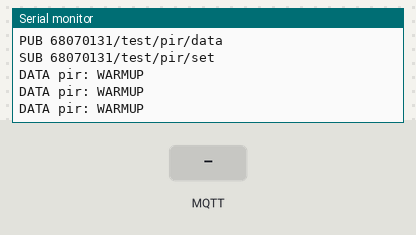
The sketch below on a simulated Arduino Uno R4 WiFi. On the bench: the last lines printed to the serial monitor. The inputs (shaded band) are chosen by the test bench. WiFi joins after 1.5 s; servers stay silent unless stated; no MQTT or app messages arrive unless stated.

Above: at 2.7 s.
2.8 s: MQTT message "PING" arrives on the first subscribed topic
At 5.36 s:
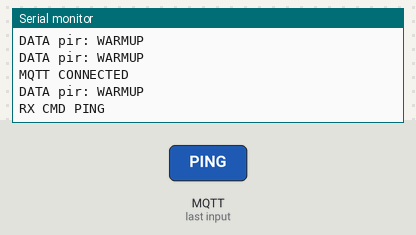
5.8 s: MQTT message "READ" arrives on the first subscribed topic
At 5.98 s:
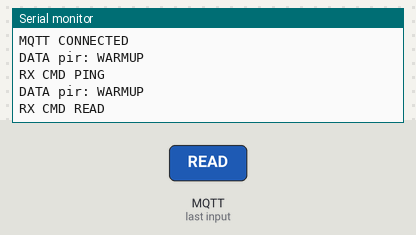
7.3 s: MQTT message "1" arrives on the first subscribed topic
At 7.48 s:
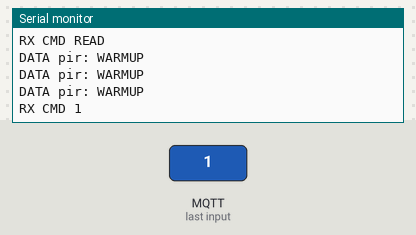
8.8 s: MQTT message "on" arrives on the first subscribed topic
At 8.98 s:
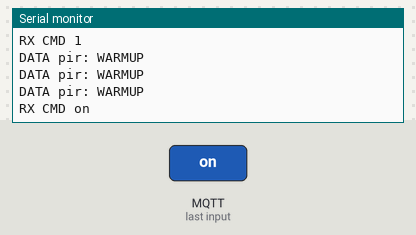
10.3 s: MQTT message "off" arrives on the first subscribed topic
At 10.48 s:
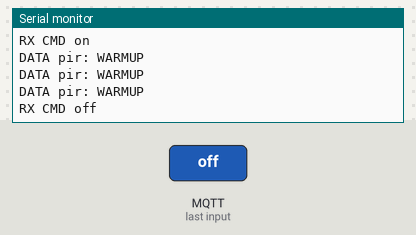

The sketch:

10_pir.ino
```cpp
/*
============================================================================
 TEST: PIR HC-SR501
 จุดประสงค์: ตรวจเหตุการณ์เคลื่อนไหว ไม่สามารถยืนยันว่ามีคนนั่งนิ่งอยู่
 การต่อสายอุปกรณ์ (ทดสอบทีละ Sketch ไม่ใช่ต่อทุกตัวพร้อมกัน):
  - VCC → 5V, GND → GND, OUT → D2
  - ตรวจแรงดัน OUT ตามบอร์ด PIR และรอ Warm-up
 คาดหวัง: ช่วงเริ่มต้น WARMUP แล้วเมื่อขยับมือใกล้เซนเซอร์แสดง MOTION
 Serial Monitor: 115200 baud
 ไลบรารี: WiFiS3 (Arduino UNO R4 WiFi Core), MQTT by 256dpi
 หากไม่ต่ออินเทอร์เน็ต ยังต้องเห็นการอ่านค่าที่ Serial Monitor
 ใช้ Broker TCP 1883 สำหรับห้อง LAB เท่านั้น ไม่มี TLS
============================================================================
*/
#include <WiFiS3.h>      // Wi-Fi ในบอร์ด UNO R4 WiFi
#include <MQTTClient.h>  // MQTTClient by 256dpi สำหรับ Publish/Subscribe
#include <math.h>        // สูตรเซนเซอร์และ isnan()


// =============== ส่วน 1: เครือข่าย เปลี่ยนตรงนี้ ============================
const char WIFI_SSID[] = "EDOK";                // <<< แก้ชื่อ Wi-Fi ตรงนี้
const char WIFI_PASS[] = "1234567890";          // <<< แก้รหัส Wi-Fi ตรงนี้
const char MQTT_HOST[] = "phycom.it.kmitl.ac.th"; // <<< แก้ Broker ตรงนี้
const int MQTT_PORT = 1883;                    // <<< แก้ Port ตรงนี้
// =============== ส่วน 2: Topic เปลี่ยนตรงนี้ ================================
// TOPIC_DATA = Arduino Publish ข้อมูล → เว็บ Subscribe รับข้อมูล
// TOPIC_SET = เว็บ Publish คำสั่ง → Arduino Subscribe รับคำสั่ง
// TOPIC_STATUS = Arduino Publish ผลคำสั่ง/ONLINE → เว็บ Subscribe
// เมื่อเปลี่ยน Topic ฝั่งเว็บและ MQTT Client ต้องแก้ให้ตรงทุกตัวอักษร
const char TOPIC_DATA[] = "68070131/test/pir/data"; // <<< เปลี่ยน Topic ส่งค่าตรงนี้
const char TOPIC_SET[] = "68070131/test/pir/set"; // <<< เปลี่ยน Topic รับคำสั่งตรงนี้
const char TOPIC_STATUS[] = "68070131/test/pir/status"; // <<< เปลี่ยน Topic สถานะตรงนี้

// =============== ส่วน 3: ตัวแปรสำหรับ Network และ Sensor ===================
WiFiClient wifiClient;             // TCP Client สำหรับ MQTT
MQTTClient mqtt(512);             // ขนาด Buffer 512 bytes
String clientId;                  // รหัสบอร์ดต้องไม่ชนเครื่องอื่น
unsigned long lastWiFiTry=0;      // เวลาลองเชื่อม Wi-Fi ล่าสุด
unsigned long lastMqttTry=0;      // เวลาลองเชื่อม MQTT ล่าสุด
unsigned long lastRead=0;         // เวลาอ่านเซนเซอร์ล่าสุด
const unsigned long READ_MS=500UL; // <<< ช่วงอ่านค่า ms; DHT ต้อง >=2000
bool pendingAck=false;            // มีข้อความตอบรับที่รอ Publish
String responseText="";           // ACK ตอบกลับเว็บ


// =============== ส่วน 4: ฟังก์ชันอ่านอุปกรณ์ ================================
void setupDevice(){
  pinMode(2,INPUT); // กำหนด INPUT/OUTPUT และ ADC ตามเซนเซอร์
}
String readDevice(){
  if(millis()<30000UL)return "WARMUP";return digitalRead(2)==HIGH?"MOTION":"NO_MOTION"; // แปลงค่าที่วัดได้เป็นข้อความสำหรับ Serial + MQTT
}

// =============== ส่วน 5: รับคำสั่ง MQTT ====================================
void onMessage(String &topic,String &message){
  if(topic!=TOPIC_SET)return;     // ป้องกันคำสั่งจาก Topic อื่น
  message.trim();                 // เอาช่องว่างหัว/ท้ายออก
  if(message=="PING")responseText="PONG"; // ทดสอบส่งจากเว็บกลับบอร์ด
  else if(message=="READ")responseText="OK:READ"; // รับคำสั่งทดสอบ
  else responseText="ERROR:COMMAND";  // ไม่รับคำสั่งที่ไม่ได้ระบุไว้
  pendingAck=true;                // ค่อย Publish ใน loop ไม่ส่งใน Callback
  Serial.println(String("RX CMD ")+message);
}

// =============== ส่วน 6: ดูแล Wi-Fi / MQTT ================================
void networkTick(){
  unsigned long now=millis();     // เวลาปัจจุบัน ms
  if(WiFi.status()!=WL_CONNECTED){
    if(now-lastWiFiTry>=10000UL){ // ลองต่อใหม่ไม่เกินทุก 10 วินาที
      lastWiFiTry=now;
      WiFi.begin(WIFI_SSID,WIFI_PASS);
    }
    return;                      // ไม่ให้เครือข่ายบล็อกการอ่าน Sensor
  }
  if(!mqtt.connected()){
    if(now-lastMqttTry>=5000UL){
      lastMqttTry=now;
      if(mqtt.connect(clientId.c_str())){
        mqtt.subscribe(TOPIC_SET); // <<< Subscribe คำสั่งบน Topic นี้
        mqtt.publish(TOPIC_STATUS,"ONLINE"); // <<< แจ้งว่าต่อ Broker ได้
        Serial.println("MQTT CONNECTED");
      }
    }
    return;
  }
  mqtt.loop();                    // สำคัญ: รับคำสั่งและรักษา Keepalive
  if(pendingAck&&mqtt.publish(TOPIC_STATUS,responseText)){
    pendingAck=false;             // ล้าง ACK เฉพาะเมื่อส่งสำเร็จ
  }
}

// =============== ส่วน 7: ตั้งค่าตอนเปิดบอร์ด ================================
void setup(){
  Serial.begin(115200);           // ดูค่า Sensor ด้วย Serial Monitor 115200
  setupDevice();                  // เตรียมขาต่อจริง
  WiFi.begin(WIFI_SSID,WIFI_PASS); // เริ่มต่อ Wi-Fi; Serial ยังแสดงค่าได้แม้เน็ตหลุด
  byte mac[6]={0};                // Buffer MAC 6 ไบต์ของ UNO R4
  WiFi.macAddress(mac);           // สร้าง client ID เฉพาะบอร์ด
  clientId="test-pir-";
  for(byte i=0;i<6;i++){if(mac[i]<16)clientId+="0";clientId+=String(mac[i],HEX);}
  mqtt.begin(MQTT_HOST,MQTT_PORT,wifiClient);
  mqtt.onMessage(onMessage);      // กำหนดฟังก์ชันรับ /set
  Serial.println(String("TEST: PIR HC-SR501"));
  Serial.println(String("PUB ")+TOPIC_DATA);
  Serial.println(String("SUB ")+TOPIC_SET);
}

// =============== ส่วน 8: วนอ่านและส่งขึ้นเว็บ ===============================
void loop(){
  networkTick();                  // ดูแล MQTT โดยไม่ต้องรอ Wi-Fi เพื่อวัด Sensor
  if(millis()-lastRead<READ_MS)return;
  lastRead=millis();              // นับช่วงเวลาอ่านค่า
  String value=readDevice();      // อ่านจากขาที่ต่อจริง
  if(value.length()==0)return;   // เซนเซอร์ไม่มีข้อมูลใหม่ ไม่จำเป็นต้องส่ง
  Serial.println(String("DATA pir: ")+value);
  if(mqtt.connected())mqtt.publish(TOPIC_DATA,value); // <<< Publish ไปเว็บ
}
```

Measured:
- after the input at 2.8 s, the serial monitor: prints a new line after 2.3 s (image 1)
- after the input at 5.8 s, the serial monitor: prints a new line at once (image 2)
- after the input at 7.3 s, the serial monitor: prints a new line at once (image 3)
- after the input at 8.8 s, the serial monitor: prints a new line at once (image 4)
- after the input at 10.3 s, the serial monitor: prints a new line at once (image 5)
